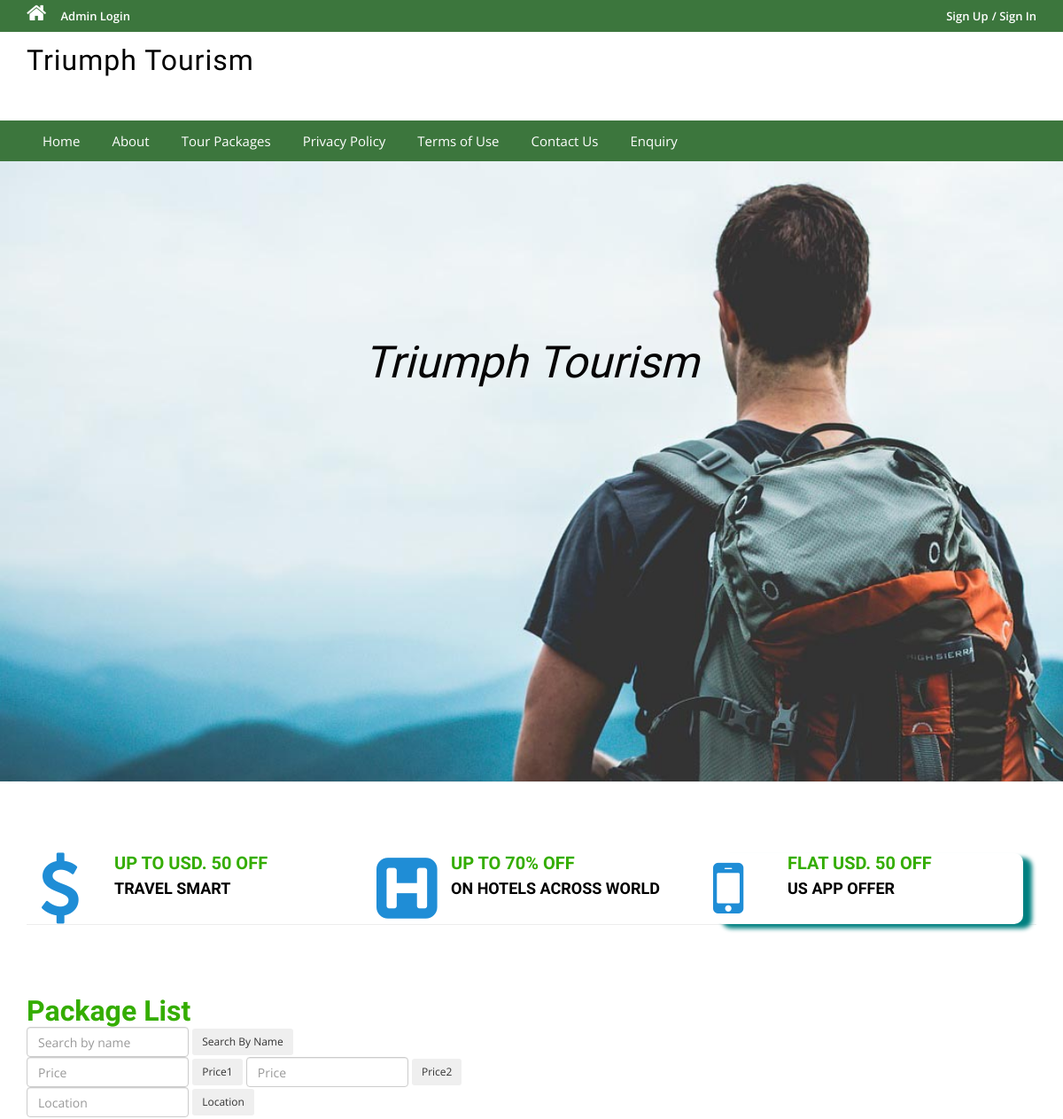
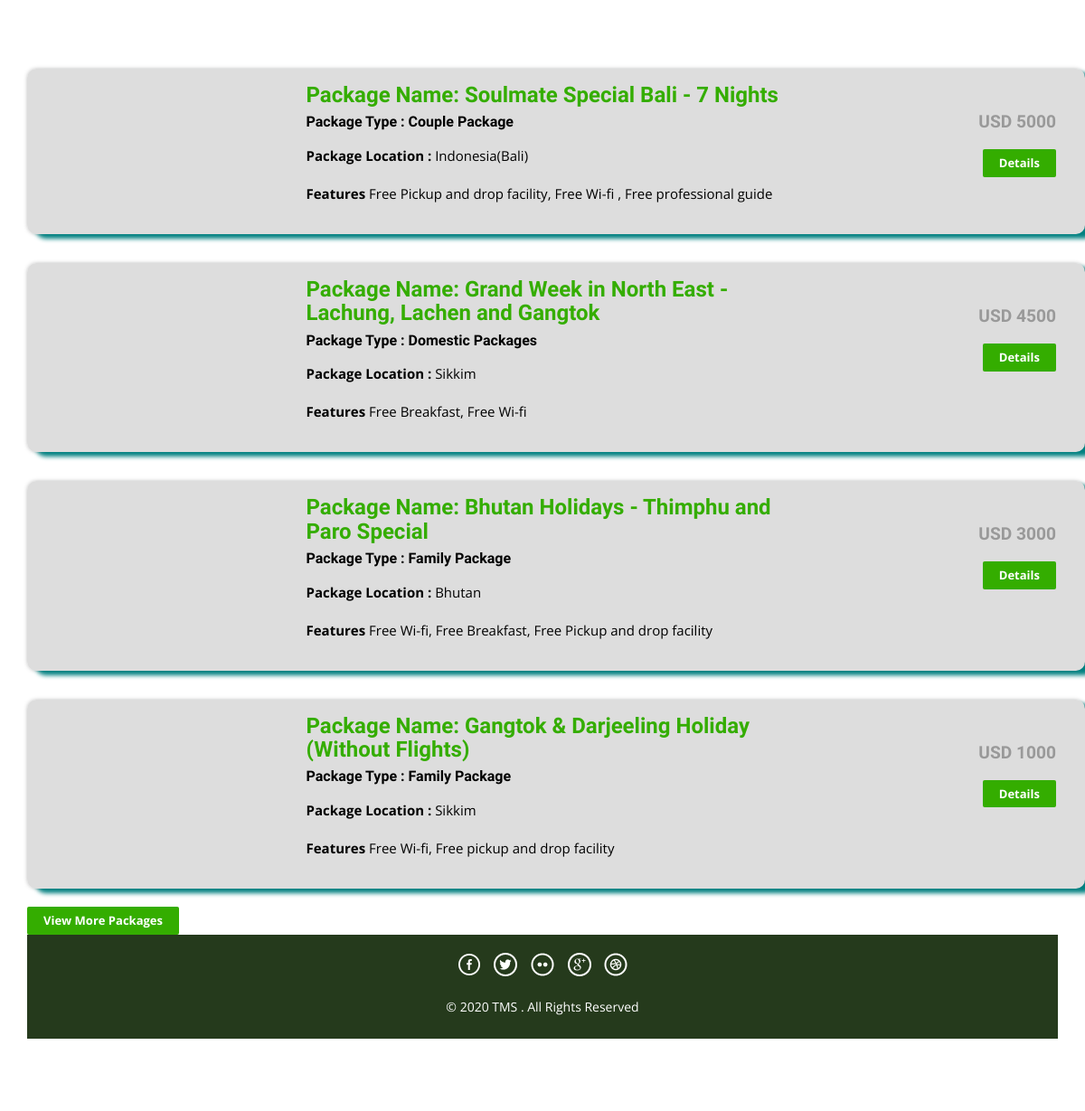
The page / on the database its author committed (2 pictures, top to bottom).
### tables this page shows
CREATE TABLE `tbltourpackages` (
  `PackageId` int(11) NOT NULL,
  `PackageName` varchar(200) DEFAULT NULL,
  `PackageType` varchar(150) DEFAULT NULL,
  `PackageLocation` varchar(100) DEFAULT NULL,
  `PackagePrice` int(11) DEFAULT NULL,
  `PackageFetures` varchar(255) DEFAULT NULL,
  `PackageDetails` mediumtext DEFAULT NULL,
  `PackageImage` varchar(100) DEFAULT NULL,
  `Creationdate` timestamp NULL DEFAULT current_timestamp(),
  `UpdationDate` timestamp NULL DEFAULT NULL ON UPDATE current_timestamp()
);

### index.php (the view, shortened to what this page needs)
<?php
include('includes/config.php');
?>
<!DOCTYPE HTML>
<html>
<head>
    <link href="css/bootstrap.css" rel='stylesheet' type='text/css' />
    <link href="css/style.css" rel='stylesheet' type='text/css' />
    <link href="css/font-awesome.css" rel="stylesheet">
    <link href="css/animate.css" rel="stylesheet" type="text/css" media="all">
</head>
<body>
    <?php include('includes/header.php'); ?>
    <div class="banner" style="height: 700px; ">
        <div class="container">
            <h1 class="wow zoomIn animated animated" data-wow-delay=".5s" style="visibility: visible; animation-delay: 0.5s; animation-name: zoomIn;"> Triumph Tourism
            </h1>
        </div>
    </div>
    <div class="container">
        <div class="rupes" style="background-color:#fff;" ; border-radius: 25px;">
            <div class="col-md-4 rupes-left wow fadeInDown animated animated" data-wow-delay=".5s" style="visibility: visible; animation-delay: 0.5s; animation-name: fadeInDown;">
                <div class="rup-left">
                    <a href="offers.html"><i class="fa fa-usd"></i></a>
                </div>
                <div class="rup-rgt">
                    <h3>UP TO USD. 50 OFF</h3>
                    <h4><a href="offers.html">TRAVEL SMART</a></h4>
                </div>
                <div class="clearfix"></div>
            </div>
            <div class="col-md-4 rupes-left wow fadeInDown animated animated" data-wow-delay=".5s" style="visibility: visible; animation-delay: 0.5s; animation-name: fadeInDown;">
                <div class="rup-left">
                    <a href="offers.html"><i class="fa fa-h-square"></i></a>
                </div>
                <div class="rup-rgt">
                    <h3>UP TO 70% OFF</h3>
                    <h4><a href="offers.html">ON HOTELS ACROSS WORLD</a></h4>
                </div>
                <div class="clearfix"></div>
            </div>
            <div class="col-md-4 rupes-left wow fadeInDown animated animated" data-wow-delay=".5s" style="visibility: visible; animation-delay: 0.5s; animation-name: fadeInDown;">
                <div class="rup-left">
                    <a href="offers.html"><i class="fa fa-mobile"></i></a>
                </div>
                <div class="rup-rgt">
                    <h3>FLAT USD. 50 OFF</h3>
                    <h4><a href="offers.html">US APP OFFER</a></h4>
                </div>
                <div class="clearfix" style="box-shadow: 10px 5px 5px teal; border-radius: 10px; border-radius: 10px">
                </div>
            </div>
        </div>
    </div>
    <div class="container">
        <div class="holiday">
            <h3>Package List</h3>
            <div class="container">
                <div class="row">
                    <form action="search.php" class="form-inline md-form mr-auto mb-4">
                        <input class="form-control mr-sm-2" name='searched_name' types="text" placeholder="Search by name" aria-label="Search">
                        <button class="btn btn-outline-warning mt-2  btn-rounded btn-sm my-0" type="submit">Search By
                            Name</button>
                    </form>
                    <form action="search.php" class="form-inline md-form mr-auto mb-4">
                        <input class="form-control mr-sm-2" name='searched_price1' types="text" placeholder="Price" aria-label="Search">
                        <button class="btn btn-outline-warning mt-2  btn-rounded btn-sm my-0" type="submit">Price1</button>
                        <input class="form-control mr-sm-2" name='searched_price2' types="text" placeholder="Price" aria-label="Search">
                        <button class="btn btn-outline-warning mt-2  btn-rounded btn-sm my-0" type="submit">Price2</button>
                    </form>
                    <form action="search.php" class="form-inline md-form mr-auto mb-4">
                        <input class="form-control mr-sm-2" name='searched_location' types="text" placeholder="Location" aria-label="Search">
                        <button class="btn btn-outline-warning mt-2  btn-rounded btn-sm my-0" type="submit">Location</button>
                    </form>
                    <br></br>
                    <?php $sql = "SELECT * from tbltourpackages order by rand() limit 4";
                    $query = $dbh->prepare($sql);
                    $query->execute();
                    $results = $query->fetchAll(PDO::FETCH_OBJ);
                    if ($query->rowCount() > 0) {
                        foreach ($results as $result) {    ?>
                            <div class="rom-btm" style="border-radius: 10px;">
                                <div class="col-md-3 room-left wow fadeInLeft animated" data-wow-delay=".5s">
                                </div>
                                <div class="col-md-6 room-midle wow fadeInUp animated" data-wow-delay=".5s">
                                    <h4>Package Name: <?php echo htmlentities($result->PackageName); ?></h4>
                                    <h6 style="color:black;">Package Type : <?php echo htmlentities($result->PackageType); ?>
                                    </h6>
                                    <p style="color:black;"><b>Package Location :</b>
                                        <?php echo htmlentities($result->PackageLocation); ?></p>
                                    <p style="color:black;"> <b>Features</b>
                                        <?php echo htmlentities($result->PackageFetures); ?>
                                </div>
                                <div class="col-md-3 room-right wow fadeInRight animated" data-wow-delay=".5s">
                                    <h5>USD <?php echo htmlentities($result->PackagePrice); ?></h5>
                                    <a href="package-details.php?pkgid=<?php echo htmlentities($result->PackageId); ?>" class="view">Details</a>
                                </div>
                                <div class="clearfix" style="background-color:#ddd;  border-radius:10px; box-shadow: 10px 5px 5px teal;">
                                </div>
                            </div>
                    <?php }
                    } ?>
                    <div><a href="package-list.php" class="view">View More Packages</a></div>
                </div>
            </div style="width:1200px">
            <?php include('includes/footer.php'); ?>
</body>
</html>

### includes/header.php (shortened to what this page needs)
<?php
if ($_SESSION['login']) { ?>
<div class="top-header" style="background-color:#1b3c1c;">
    <div class="container">
        <ul class="tp-hd-lft wow fadeInLeft animated" data-wow-delay=".5s">
            <li class="hm"><a href="package-list.php"><i class="fa fa-home"></i></a></li>
            <li class="prnt"><a href="change-password.php">Change Password</a></li>
            <li class="prnt"><a href="tour-history.php">My Tour History</a></li>
            <li class="prnt"><a href="issuetickets.php">Issue Tickets</a></li>
        </ul>
        <ul class="tp-hd-rgt wow fadeInRight animated" data-wow-delay=".5s">
            <li class="tol">Welcome :</li>
            <li class="sig"><?php echo htmlentities($_SESSION['login']); ?></li>
            <li class="sigi"><a href="logout.php">/ Logout</a></li>
        </ul>
        <div class="clearfix"></div>
    </div>
</div><?php } else { ?>
<div class="top-header" style="background-color: #3c763d;">
    <div class="container">
        <ul class="tp-hd-lft wow fadeInLeft animated" data-wow-delay=".5s">
            <li class="hm"><a href="index.php"><i class="fa fa-home"></i></a></li>
            <li class="hm"><a href="admin/index.php">Admin Login</a></li>
        </ul>
        <ul class="tp-hd-rgt wow fadeInRight animated" data-wow-delay=".5s">
            <li class="sig"><a href="#" data-toggle="modal" data-target="#myModal">Sign Up</a></li>
            <li class="sigi"><a href="#" data-toggle="modal" data-target="#myModal4">/ Sign In</a></li>
        </ul>
        <div class="clearfix"></div>
    </div>
</div>
<?php } ?>
<div class="header" style="height:100px;">
    <div class="container">
        <div class="logo wow fadeInDown animated" data-wow-delay=".5s">
            <a href="index.php" style="color:black">Triumph Tourism </a>
        </div>
        <div class="clearfix"></div>
    </div>
</div>
<div class="footer-btm wow fadeInLeft animated" data-wow-delay=".5s" style="background-color: #3c763d;">
    <div class=" container" style="background-color: #3c763d;">
        <div class=" navigation" style="background-color: #3c763d;">
            <nav class=" navbar navbar-default" style="background-color: #3c763d;">
                <div class="collapse navbar-collapse nav-wil" id="bs-example-navbar-collapse-1"
                    style="background-color: #3c763d;">
                    <nav class="cl-effect-1">
                        <ul class="nav navbar-nav">
                            <li><a href="index.php">Home</a></li>
                            <li><a href="page.php?type=aboutus">About</a></li>
                            <li><a href="package-list.php">Tour Packages</a></li>
                            <li><a href="page.php?type=privacy">Privacy Policy</a></li>
                            <li><a href="page.php?type=terms">Terms of Use</a></li>
                            <li><a href="page.php?type=contact">Contact Us</a></li>
                            <?php if ($_SESSION['login']) { ?>
                            <li>Need Help?<a href="#" data-toggle="modal" data-target="#myModal3"> / Write Us </a> </li>
                            <?php } else { ?>
                            <li><a href="enquiry.php"> Enquiry </a> </li>
                            <?php } ?>
                            <div class="clearfix"></div>
                        </ul>
                    </nav>
                </div>
            </nav>
        </div>
    </div>
</div>

### includes/footer.php
<div class="copy-right" style="background-color:#253a1c" style="width: 100%;>
    <div class=" container" style="width: 100%;">
    <div class="footer-social-icons wow fadeInDown animated animated" data-wow-delay=".5s"
        style="visibility: visible; animation-delay: 0.5s; animation-name: fadeInDown;">
        <ul>
            <li><a class="facebook" href="#"><span>Facebook</span></a></li>
            <li><a class="twitter" href="#"><span>Twitter</span></a></li>
            <li><a class="flickr" href="#"><span>Flickr</span></a></li>
            <li><a class="googleplus" href="#"><span>Google+</span></a></li>
            <li><a class="dribbble" href="#"><span>Dribbble</span></a></li>
        </ul>
    </div>
    <p class="wow zoomIn animated animated" data-wow-delay=".5s"
        style="visibility: visible; animation-delay: 0.5s; animation-name: zoomIn;">© 2020 TMS . All Rights Reserved
    </p>
</div>
</div>

### css/style.css (style rules this page uses)
html, body { font-size: 100%; background:#ffffff; font-family: 'Open Sans', sans-serif; }
body a,.grid_1,plan_1,plan_1.one,plan_1.two,i.icon1, i.icon2, i.icon3, i.icon4, i.icon5, i.icon6 { transition:0.5s all; -webkit-transition:0.5s all; -moz-transition:0.5s all; -o-transition:0.5s all; -ms-transition:0.5s all; }
h1,h2,h3,h4,h5,h6 { margin:0; font-family: 'Roboto Condensed', sans-serif; }
p { margin:0; }
ul { margin:0; padding:0; }
.logo a { color: #3F84B1; letter-spacing: 1px; font-size: 2em; font-weight: 400; display: block; text-decoration: none; font-family: 'Oswald', sans-serif; }
i.fa.fa-home { font-size: 24px; }
.top-header { background-color: #3F84B1; border-bottom: 0 none; height: 36px; line-height: 35px; }
ul.tp-hd-lft { float: left; }
ul.tp-hd-lft li { display: inline-block; }
li.hm,li.prnt { margin-right: 12px; }
ul.tp-hd-lft a { font-size: 13px; font-weight: 600; color:#fff; }
ul.tp-hd-rgt { float:right; }
ul.tp-hd-rgt li { display: inline-block; font-size: 13px; font-weight: 600; color:#fff; }
ul.tp-hd-rgt a { font-size: 13px; font-weight: 600; color:#fff; }
.header { background-color: #fff; margin: 0; padding: 10px 0 8px; }
.logo a { display: block; }
.logo { float: left; margin-right: 60px; }
.banner { background: url(../images/1.jpg)no-repeat; background-size: cover; -webkit-background-size: cover; -o-background-size: cover; -ms-background-size: cover; -moz-background-size: cover; min-height: 430px; }
.banner h1 { font-size: 50px; margin-bottom: 40px; padding: 4em 0 0; text-align: center; color: #060505; font-style: italic; }
.rup-left { float: left; width: 24%; }
.rup-rgt { float: left; width: 76%; }
.rupes { padding: 5em 0; border-top: 1px solid rgba(236, 236, 236, 0.9); border-bottom: 1px solid rgba(236, 236, 236, 0.9); }
i.fa.fa-usd { font-size: 5em; color: #1f8dd6; }
i.fa.fa-h-square { font-size: 5em; color: #1f8dd6; }
i.fa.fa-mobile { font-size:5em; color: #1f8dd6; }
.rupes h3 { font-size: 20px; color: #34ad00; font-weight: 700; }
.rupes h4 { font-size: 18px; margin: 8px 0; font-weight: 700; }
.rupes h4 a { color: #000000; }
.rup-left a { display: inline-block; }
.holiday { padding: 5em 0; }
.holiday h3 { font-size: 2em; font-weight: 700; color: #34ad00; }
.holiday p { font-size: 1.2em; line-height: 1.8em; margin: 1em 0; color: #999; }
.footer-btm li { display: inline-block; margin: 0 10px; font-size: 14px; color: #fff; }
.footer-btm li a { font-size: 15px; color: #fff; display: inline-block; padding: 5px 8px; }
.footer-btm { background:#4CB320; padding: 0.5em 0; text-align:center; }
.copy-right p { color:#fff; font-size:14px; line-height: 1.8em; }
.copy-right { background:#34ad00; text-align: center; padding: 0.5em 0; }
a.view { padding: 6px 18px; font-weight: 700; color: #fff; background-color: #34ad00; border: 0; font-size: 13px; border-radius: 2px; -webkit-transition: all .2s; -moz-transition: all .2s; transition: all .2s; margin-top: 20px; display: inline-block; }
.rom-btm { margin-top: 2em; box-shadow: 0px 0px 5px -1px rgba(0, 0, 0, 0.37); }
.rom-btm h4 { font-size: 1.5em; font-weight: 700; color: #34ad00; }
.rom-btm p { font-size: 15px; color: #999; }
.rom-btm h6 { font-size: 1em; font-weight: 700; margin: 0.5em 0; }
.room-right { text-align: right; padding: 3em 2em; }
.room-midle { padding: 1em; }
.rom-btm h5 { font-size: 1.2em; font-weight: 700; color: #999; }
.footer-social-icons ul li { display:inline-block; margin:0 0.2em; }
.footer-social-icons ul li a { width:30px; height:30px; background:url('../images/img-sprite.png') no-repeat 0px 0px; display:inline-block; position: relative; }
.footer-social-icons ul li a.facebook { background-position:0px 0px; }
.footer-social-icons ul li a.twitter { background-position:-30px 0px; }
.footer-social-icons ul li a.flickr { background-position:-60px 0px; }
.footer-social-icons ul li a.googleplus { background-position:-90px 0px; }
.footer-social-icons ul li a.dribbble { background-position:-120px 0px; }
.footer-social-icons { margin: 10px 0 10px; }
.navbar-default { background-color: #4CB320 !important; border-color: #4CB320 !important; }
.navbar { min-height: 0px !important; margin-bottom:0px !important; border-radius:0px !important; border: none !important; }
ul.nav.navbar-nav li a { font-size: 15px ; color: #fff; display: inline-block; padding: 5px 8px; }
.navbar-collapse { padding-right: 0px !important; padding-left: 0px !important; }

### rows shown on the page
tbltourpackages: PackageName "Soulmate Special Bali - 7 Nights", PackageType "Couple Package", PackageLocation "Indonesia(Bali)", PackageFetures "Free Pickup and drop facility, Free Wi-fi , Free professional guide", PackagePrice "5000"
tbltourpackages: PackageName "Grand Week in North East - Lachung, Lachen and Gangtok", PackageType "Domestic Packages", PackageLocation "Sikkim", PackageFetures "Free Breakfast, Free Wi-fi", PackagePrice "4500"
tbltourpackages: PackageName "Bhutan Holidays - Thimphu and Paro Special", PackageType "Family Package", PackageLocation "Bhutan", PackageFetures "Free Wi-fi, Free Breakfast, Free Pickup and drop facility", PackagePrice "3000"
tbltourpackages: PackageName "Gangtok & Darjeeling Holiday (Without Flights)", PackageType "Family Package", PackageLocation "Sikkim", PackageFetures "Free Wi-fi, Free pickup and drop facility", PackagePrice "1000"
